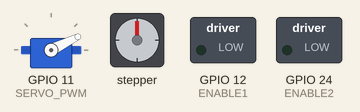
Recording of a program running on a simulated Raspberry Pi (BCM pin numbers). Shown: servo, stepper motor, switched loads named in the program (green lamp = pin HIGH). The stepper is drawn at 200 steps a turn; servo angles are drawn from the pulse width (0.5 ms = 0°, 2.5 ms = 180°); pins used as bus, display or sensor lines are not drawn. At 6.1 s the program stops and its outputs stay as they are.

Above: at 0.1 s.
At 1.26 s:
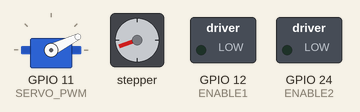
At 2.47 s:
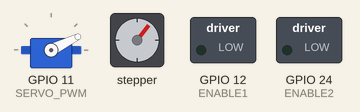
At 5.1 s:
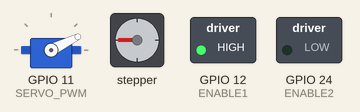
Timing chart, 0 to 6.6 s (numbered marks = the images above):
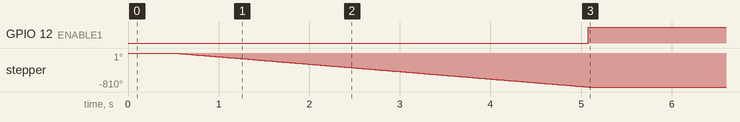

The program:

reconnect_pins.py
```python
from time import sleep
import pigpio

# Motor 1 (Original motor)
DIR1 = 20     # Direction GPIO Pin for motor 1
STEP1 = 21    # Step GPIO Pin for motor 1
ENABLE1 = 12  # Enable GPIO Pin for motor 1

# Motor 2 (New motor)
DIR2 = 22     # Direction GPIO Pin for motor 2
STEP2 = 23    # Step GPIO Pin for motor 2
ENABLE2 = 24  # Enable GPIO Pin for motor 2

SERVO_PWM = 11  # PWM GPIO Pin for the servo motor


# Connect to pigpiod daemon
pi = pigpio.pi()

# Set up pins as output for both motors
pi.set_mode(DIR1, pigpio.OUTPUT)
pi.set_mode(STEP1, pigpio.OUTPUT)
pi.set_mode(ENABLE1, pigpio.OUTPUT)
#
pi.set_mode(DIR2, pigpio.OUTPUT)
pi.set_mode(STEP2, pigpio.OUTPUT)
pi.set_mode(ENABLE2, pigpio.OUTPUT)

pi.set_mode(SERVO_PWM, pigpio.OUTPUT)  # Servo PWM pin setup


# Function to move stepper motor
def move_stepper_actuator(steps, direction, dir_pin, step_pin, enable_pin):
    pi.write(dir_pin, direction)  # Set direction
    pi.write(enable_pin, 0)  # Enable the stepper motor driver (0 = enabled)
    for _ in range(steps):
        pi.write(step_pin, 1)
        sleep(0.005)  # Control speed by adjusting the sleep time
        pi.write(step_pin, 0)
        sleep(0.005)
    pi.write(enable_pin, 1)  # Disable the motor after movement (1 = disabled)

def move_stepper_pcb(steps, direction, dir_pin, step_pin, enable_pin):
    pi.write(dir_pin, direction)  # Set direction
    pi.write(enable_pin, 0)  # Enable the stepper motor driver (0 = enabled)
    for _ in range(steps):
        pi.write(step_pin, 1)
        sleep(0.0067)  # Control speed by adjusting the sleep time
        pi.write(step_pin, 0)
        sleep(0.0067)

def move_servo(pulse_width):
    pi.set_servo_pulsewidth(SERVO_PWM, pulse_width)

try:
    pi.write(ENABLE2, 0)
    move_servo(790)
    sleep(0.5)

    move_stepper_actuator(450, 0, DIR1, STEP1, ENABLE1)
    sleep(1)


except KeyboardInterrupt:
    print("\nCtrl-C pressed. Stopping PIGPIO and exiting...")
finally:
    pi.write(ENABLE1, 1)
    pi.write(ENABLE2, 0)
    pi.set_PWM_dutycycle(STEP1, 0)
    pi.set_PWM_dutycycle(STEP2, 0)
    pi.stop()
```

Measured:
- by itself, GPIO 12 (ENABLE1): LOW → HIGH at 5.1 s
- by itself, stepper: turns 810° counter-clockwise in 4.6 s
